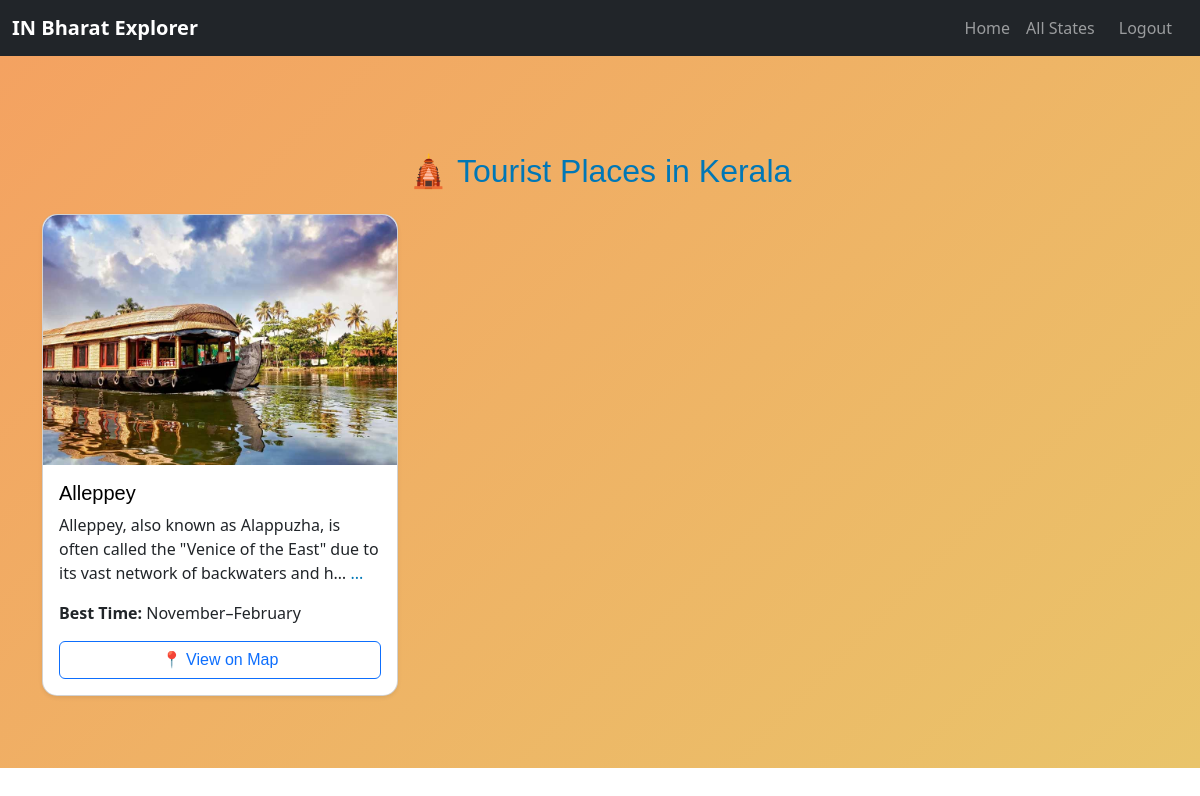
The app's page /state/2/ (signed in) with its own data.
### places/models.py (models this page shows, shortened)
class State(models.Model):
    name = models.CharField(max_length=100)
    image = models.ImageField(upload_to='state_images/', blank=True, null=True)

class TouristPlace(models.Model):
    state = models.ForeignKey(State, on_delete=models.CASCADE)
    name = models.CharField(max_length=200)
    description = models.TextField()
    category = models.ForeignKey(Category, on_delete=models.SET_NULL, null=True, blank=True)
    image = models.ImageField(upload_to='place_images/', blank=True, null=True)
    best_time = models.CharField(max_length=100, blank=True, null=True)
    location = models.CharField(max_length=200, blank=True, null=True)
    main_image_url = models.URLField(blank=True, null=True)
    @property
    def location_url(self):
        if self.location:
            return f"https://www.google.com/maps/search/?api=1&query={self.location.replace(' ', '+')}"
        return "#"

### places/views.py (the view)
# urls.py: path('state/<int:state_id>/', views.state_places, name='state_places'),
@login_required(login_url='login')
def state_places(request, state_id):
    state = get_object_or_404(State, id=state_id)
    places = TouristPlace.objects.filter(state=state)
    return render(request, 'places/state_places.html', {'state': state, 'places': places})  # ✅ fixed path

### places/templates/places/state_places.html (shortened to what this page needs)
{% extends 'places/base.html' %}
{% block content %}
<section class="state-tourist-section py-5" style="background: linear-gradient(135deg, #f4a261 0%, #e9c46a 100%);">
  <div class="container mt-5">
    <h2 class="text-center mb-4" style="color: #0077b6; font-family: 'Poppins', sans-serif;">
      🛕 Tourist Places in {{ state.name|title }}
    </h2>
    <div class="row">
      {% for place in places %}
      <div class="col-md-4 mb-4">
        <div class="card shadow-sm h-100" style="border-radius: 15px; transition: transform 0.3s ease, box-shadow 0.3s ease;">
          <img src="{{ place.image.url }}" class="card-img-top" alt="{{ place.name }}" style="height: 250px; object-fit: cover; border-top-left-radius: 15px; border-top-right-radius: 15px;">
          <div class="card-body d-flex flex-column">
            <h5 class="card-title" style="font-family: 'Poppins', sans-serif;">
              <a href="{% url 'places:place_detail' place.id %}" style="text-decoration: none; color: black;">
                {{ place.name }}
              </a>
            </h5>
            <p class="card-text description-container" style="flex-grow: 1;">
              <span id="short-{{ place.id }}" class="description-text">{{ place.description|truncatechars:120 }}</span>
              <span id="toggle-{{ place.id }}" class="description-toggle" onclick="toggleDescription({{ place.id }})" style="cursor: pointer; color: #0077b6;">...</span>
            </p>
            <p><strong>Best Time:</strong> {{ place.best_time }}</p>
            <a href="{{ place.location_url }}" class="btn btn-outline-primary mt-auto" target="_blank" style="font-family: 'Poppins', sans-serif; transition: background-color 0.3s ease;">
              📍 View on Map
            </a>
          </div>
        </div>
      </div>
      {% empty %}
      <p class="text-center">No places found for this state.</p>
      {% endfor %}
    </div>
  </div>
</section>
{% endblock %}

### records on screen
State: name "Kerala"
TouristPlace: image (picture), name "Alleppey", description "Alleppey, also known as Alappuzha, is often called the \"Venice of the East\" due to its vast network of backwaters and h…", best_time "November–February"
